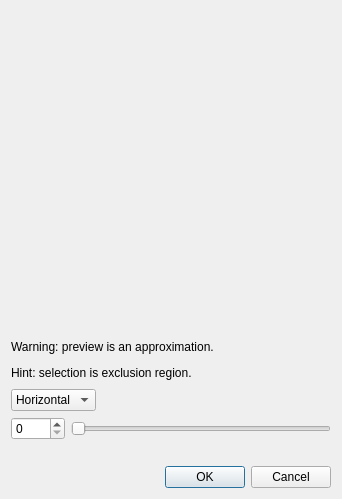
<?xml version="1.0" encoding="UTF-8"?>
<ui version="4.0">
 <class>SeamCarvingDialog</class>
 <widget class="QDialog" name="SeamCarvingDialog">
  <property name="windowModality">
   <enum>Qt::ApplicationModal</enum>
  </property>
  <property name="geometry">
   <rect>
    <x>0</x>
    <y>0</y>
    <width>342</width>
    <height>499</height>
   </rect>
  </property>
  <property name="windowTitle">
   <string>Seam carving (content-aware resizing)</string>
  </property>
  <layout class="QVBoxLayout" name="verticalLayout">
   <item>
    <layout class="QVBoxLayout" name="verticalLayout_2">
     <item>
      <layout class="QHBoxLayout" name="horizontalLayout">
       <item>
        <widget class="QLabel" name="labelDst">
         <property name="sizePolicy">
          <sizepolicy hsizetype="Fixed" vsizetype="Fixed">
           <horstretch>0</horstretch>
           <verstretch>0</verstretch>
          </sizepolicy>
         </property>
         <property name="minimumSize">
          <size>
           <width>320</width>
           <height>320</height>
          </size>
         </property>
         <property name="text">
          <string/>
         </property>
        </widget>
       </item>
      </layout>
     </item>
     <item>
      <layout class="QHBoxLayout" name="horizontalLayout_4">
       <item>
        <widget class="QLabel" name="label">
         <property name="text">
          <string>Warning: preview is an approximation.</string>
         </property>
        </widget>
       </item>
       <item>
        <spacer name="horizontalSpacer_2">
         <property name="orientation">
          <enum>Qt::Horizontal</enum>
         </property>
         <property name="sizeHint" stdset="0">
          <size>
           <width>40</width>
           <height>20</height>
          </size>
         </property>
        </spacer>
       </item>
      </layout>
     </item>
     <item>
      <layout class="QHBoxLayout" name="horizontalLayout_5">
       <item>
        <widget class="QLabel" name="label_2">
         <property name="text">
          <string>Hint: selection is exclusion region.</string>
         </property>
        </widget>
       </item>
       <item>
        <spacer name="horizontalSpacer_3">
         <property name="orientation">
          <enum>Qt::Horizontal</enum>
         </property>
         <property name="sizeHint" stdset="0">
          <size>
           <width>40</width>
           <height>20</height>
          </size>
         </property>
        </spacer>
       </item>
      </layout>
     </item>
     <item>
      <layout class="QHBoxLayout" name="horizontalLayout_2">
       <item>
        <widget class="QComboBox" name="comboBoxDirection">
         <item>
          <property name="text">
           <string>Horizontal</string>
          </property>
         </item>
         <item>
          <property name="text">
           <string>Vertical</string>
          </property>
         </item>
        </widget>
       </item>
       <item>
        <spacer name="horizontalSpacer">
         <property name="orientation">
          <enum>Qt::Horizontal</enum>
         </property>
         <property name="sizeHint" stdset="0">
          <size>
           <width>40</width>
           <height>20</height>
          </size>
         </property>
        </spacer>
       </item>
      </layout>
     </item>
     <item>
      <layout class="QHBoxLayout" name="horizontalLayout_3">
       <item>
        <widget class="QSpinBox" name="spinBoxReduction">
         <property name="minimum">
          <number>0</number>
         </property>
         <property name="maximum">
          <number>1000</number>
         </property>
        </widget>
       </item>
       <item>
        <widget class="QSlider" name="horizontalSliderReduction">
         <property name="minimum">
          <number>0</number>
         </property>
         <property name="maximum">
          <number>1000</number>
         </property>
         <property name="singleStep">
          <number>1</number>
         </property>
         <property name="pageStep">
          <number>10</number>
         </property>
         <property name="orientation">
          <enum>Qt::Horizontal</enum>
         </property>
        </widget>
       </item>
      </layout>
     </item>
     <item>
      <spacer name="verticalSpacer">
       <property name="orientation">
        <enum>Qt::Vertical</enum>
       </property>
       <property name="sizeHint" stdset="0">
        <size>
         <width>20</width>
         <height>40</height>
        </size>
       </property>
      </spacer>
     </item>
    </layout>
   </item>
   <item>
    <widget class="QDialogButtonBox" name="buttonBox">
     <property name="orientation">
      <enum>Qt::Horizontal</enum>
     </property>
     <property name="standardButtons">
      <set>QDialogButtonBox::Cancel|QDialogButtonBox::Ok</set>
     </property>
    </widget>
   </item>
  </layout>
 </widget>
 <resources/>
 <connections>
  <connection>
   <sender>buttonBox</sender>
   <signal>accepted()</signal>
   <receiver>SeamCarvingDialog</receiver>
   <slot>accept()</slot>
   <hints>
    <hint type="sourcelabel">
     <x>248</x>
     <y>254</y>
    </hint>
    <hint type="destinationlabel">
     <x>157</x>
     <y>274</y>
    </hint>
   </hints>
  </connection>
  <connection>
   <sender>buttonBox</sender>
   <signal>rejected()</signal>
   <receiver>SeamCarvingDialog</receiver>
   <slot>reject()</slot>
   <hints>
    <hint type="sourcelabel">
     <x>316</x>
     <y>260</y>
    </hint>
    <hint type="destinationlabel">
     <x>286</x>
     <y>274</y>
    </hint>
   </hints>
  </connection>
 </connections>
</ui>
